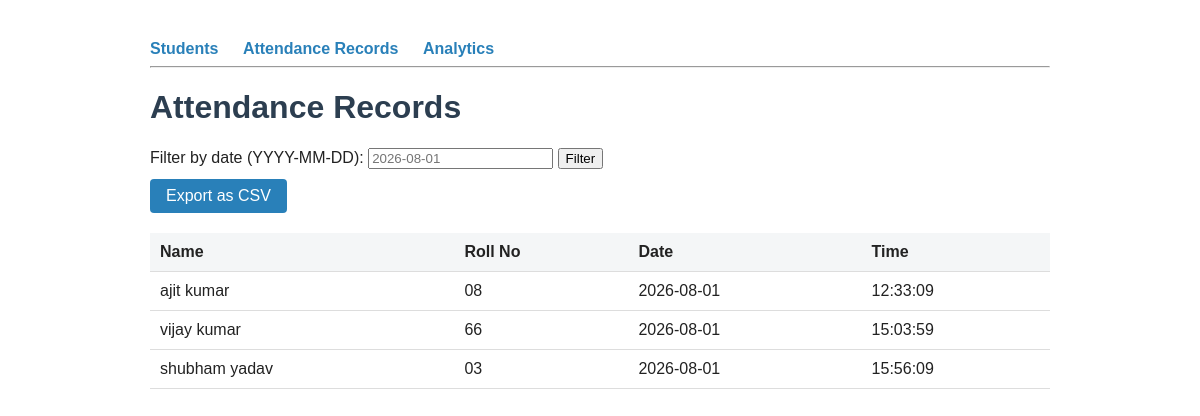
The app's page /attendance with its own data.
### tables this page shows
CREATE TABLE attendance (
            id INTEGER PRIMARY KEY AUTOINCREMENT,
            student_id INTEGER NOT NULL,
            date TEXT NOT NULL,
            time TEXT NOT NULL,
            FOREIGN KEY (student_id) REFERENCES students (id),
            UNIQUE(student_id, date)
        );

CREATE TABLE students (
            id INTEGER PRIMARY KEY AUTOINCREMENT,
            name TEXT NOT NULL,
            roll_no TEXT UNIQUE NOT NULL
        );

### app.py (the view)
@app.route("/attendance")
def attendance():
    date_filter = request.args.get("date")  # e.g. 2026-08-01, optional
    records = get_attendance_records(date_filter)
    return render_template("attendance.html", records=records, date_filter=date_filter)

### database.py (called while the page is built)
def get_connection():
    conn = sqlite3.connect(DB_PATH)
    conn.row_factory = sqlite3.Row
    return conn

def get_attendance_records(date=None):
    conn = get_connection()
    if date:
        rows = conn.execute("""
            SELECT s.name, s.roll_no, a.date, a.time
            FROM attendance a JOIN students s ON a.student_id = s.id
            WHERE a.date = ?
            ORDER BY a.time
        """, (date,)).fetchall()
    else:
        rows = conn.execute("""
            SELECT s.name, s.roll_no, a.date, a.time
            FROM attendance a JOIN students s ON a.student_id = s.id
            ORDER BY a.date DESC, a.time
        """).fetchall()
    conn.close()
    return [dict(row) for row in rows]

### templates/attendance.html (shortened to what this page needs)
{% extends "base.html" %}
{% block content %}
    <h1>Attendance Records</h1>
    <form method="get" action="/attendance">
        <label>Filter by date (YYYY-MM-DD): </label>
        <input type="text" name="date" value="{{ date_filter or '' }}" placeholder="2026-08-01">
        <button type="submit">Filter</button>
    </form>
    <a class="btn" href="/export{% if date_filter %}?date={{ date_filter }}{% endif %}">Export as CSV</a>
    {% if records %}
    <table>
        <tr><th>Name</th><th>Roll No</th><th>Date</th><th>Time</th></tr>
        {% for r in records %}
        <tr><td>{{ r.name }}</td><td>{{ r.roll_no }}</td><td>{{ r.date }}</td><td>{{ r.time }}</td></tr>
        {% endfor %}
    </table>
    {% else %}
    <p>No attendance records found.</p>
    {% endif %}
{% endblock %}

### templates/base.html (style rules this page uses)
body { font-family: Arial, sans-serif; max-width: 900px; margin: 40px auto; padding: 0 20px; color: #222; }
h1 { color: #2c3e50; }
table { width: 100%; border-collapse: collapse; margin-top: 20px; }
th, td { padding: 10px; text-align: left; border-bottom: 1px solid #ddd; }
th { background: #f4f6f7; }
.btn { display: inline-block; padding: 8px 16px; background: #2980b9; color: white; border-radius: 4px; text-decoration: none; margin-top: 10px; }

### records on screen
attendance: name "ajit kumar", roll_no "08", date "2026-08-01", time "12:33:09"
attendance: name "vijay kumar", roll_no "66", date "2026-08-01", time "15:03:59"
attendance: name "shubham yadav", roll_no "03", date "2026-08-01", time "15:56:09"
